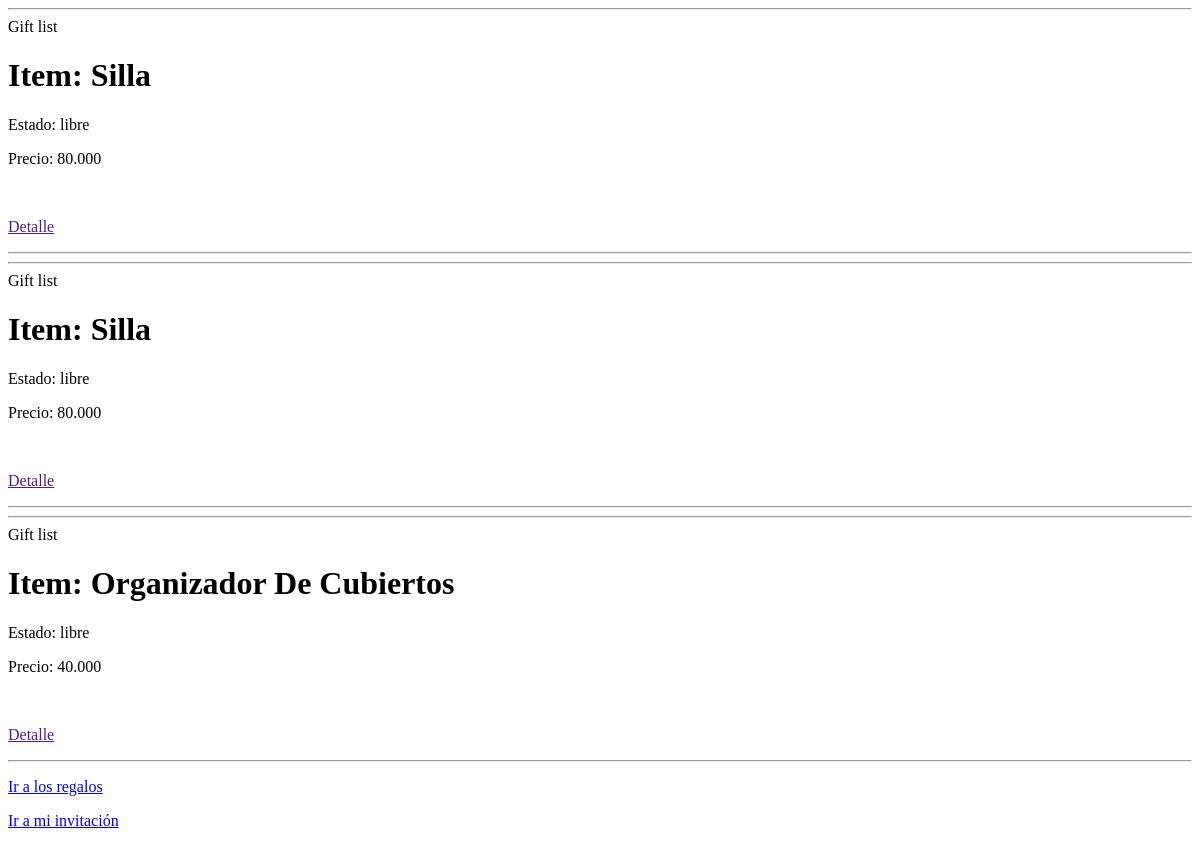
Before: / with the older database file.
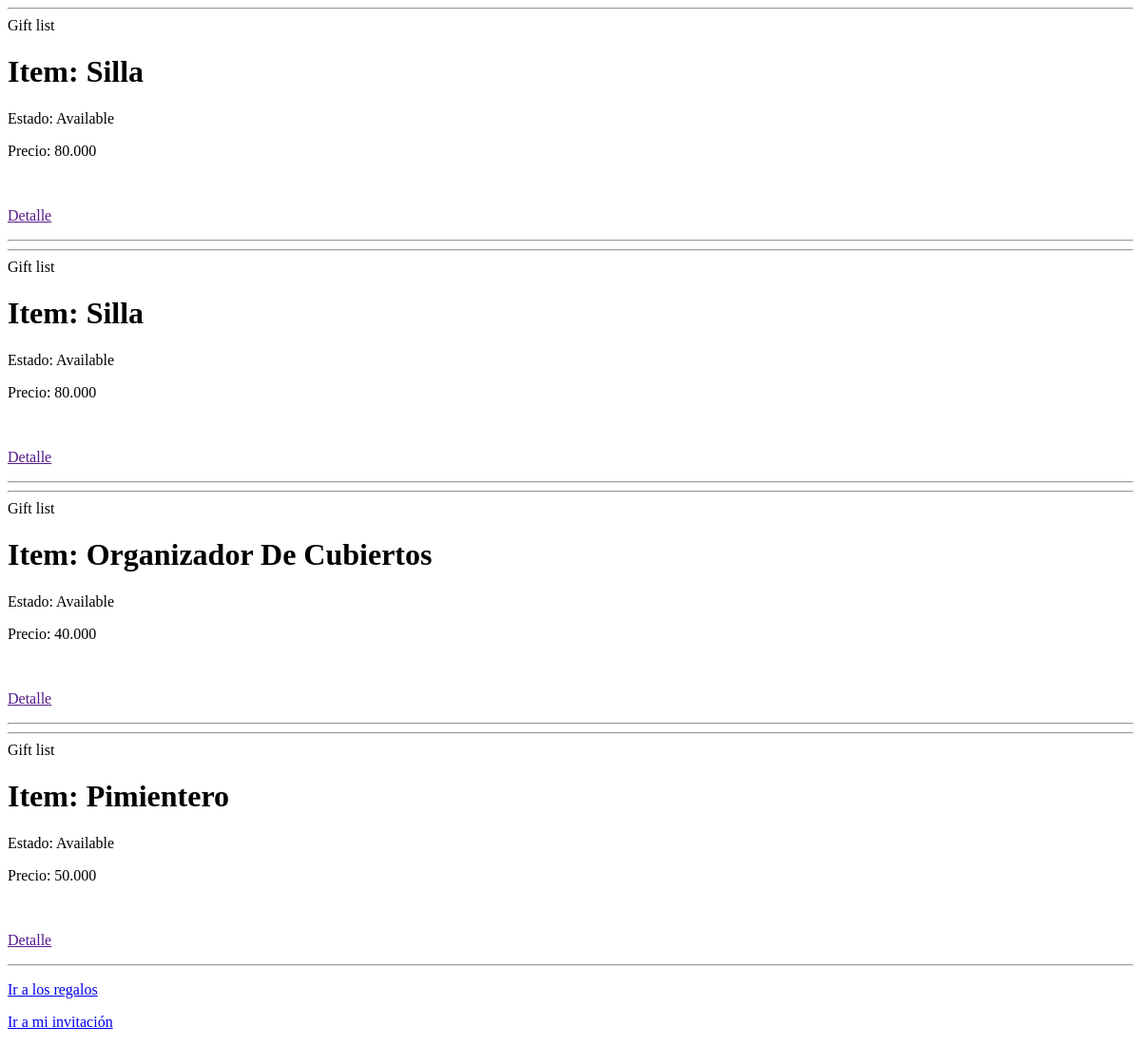
After: the same page with the newer database file.
### hw/models.py (models this page shows, shortened)
class Gift(models.Model):
    STATUS_CHOICES = (('Available','A'), ('Taken','T'))
    name = models.CharField(max_length=200)
    status = models.CharField(max_length=15, choices=STATUS_CHOICES)
    price = models.DecimalField(max_digits=8, decimal_places=3)
    pic = models.ImageField(upload_to='hw/static/images', default='/hw/static/images/pokeball.png')
    confirmation = models.ForeignKey(Confirmation, models.SET_NULL,blank=True,null=True)

### hw/views.py (the view)
# urls.py: path("", HomeView.as_view()),
class HomeView(TemplateView):
    template_name = 'hw/home.html'

### hw/context_processor.py (called while the page is built)
def guests_data(request):
    guests = Guest.objects.all()
    return {'guests': guests}

def gifts_data(request):
    gifts = Gift.objects.all()
    return {'gifts': gifts}

def invitations_data(request):
    invitations = Invitation.objects.all()
    return {'invitations': invitations}

### hw/templates/hw/home.html (shortened to what this page needs)
{% extends "hw/base.html" %}
{% block content %}
    {% for gift in gifts %}
    <hr>
      {% include "hw/gift.html"%}
      <p> <a href="{{ gift.detail_url }}">Detalle</a></p>
    <hr>
    {% endfor %}
<p><a href="{% url "gift" %}">Ir a los regalos</a> </p>
<p><a href="{% url "guest" %}">Ir a mi invitación</a> </p>
{% endblock  %}

### hw/templates/hw/base.html (shortened to what this page needs)
<!DOCTYPE html>
<html>
  <head>
  </head>
  <body>
    {% block content %}
    {% endblock %}
  </body>
</html>

### hw/templates/hw/gift.html
{% block title %} Gift list {% endblock%}
<h1>Item: {{gift.name|title}}</h1>
<p>Estado: {{gift.status}}</p>
<p>Precio: {{gift.price}}</p>
<br>

Changed rows visible on the page:
changed Gift (number 1 of 4 on the later page): status "libre" → "Available"
changed Gift (number 2 of 4 on the later page): status "libre" → "Available"
changed Gift "Organizador De Cubiertos": status "libre" → "Available"
added Gift: name "Pimientero", status "Available", price "50.000"
